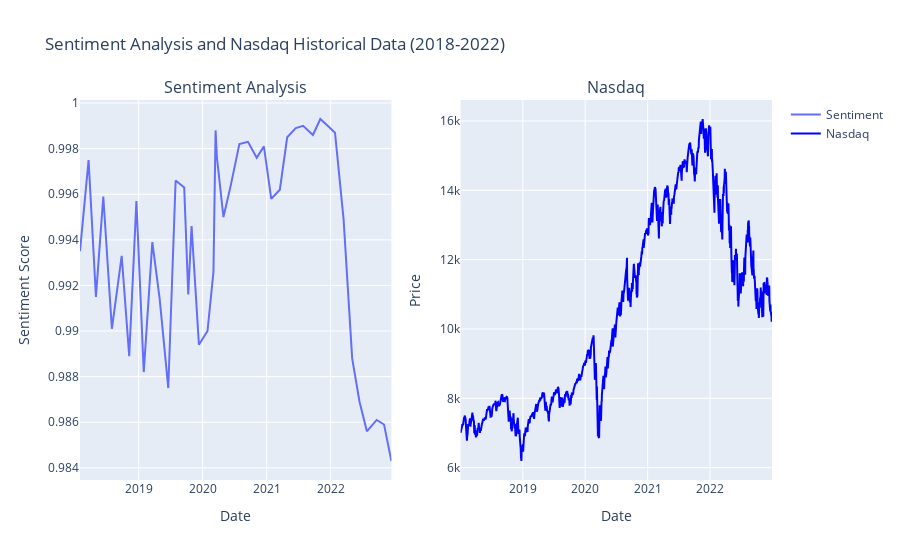

Notebook code for this chart:
### Code cell
fig = make_subplots(rows=1, cols=2, subplot_titles=("Sentiment Analysis", "Nasdaq"))
fig.update_xaxes(title_text="Date")

# Add Sentiment Analysis line chart to the left subplot
fig.add_trace(go.Scatter(x=date_labels, y=sentiments, name="Sentiment", mode="lines"), row=1, col=1)
fig.update_yaxes(title_text="Sentiment Score", row=1, col=1)

# Add Nasdaq line chart to the right subplot
fig.add_trace(go.Scatter(x=nasdaq_data.index, y=nasdaq_data['Close'], name="Nasdaq", mode="lines", line=dict(color='blue')), row=1, col=2)
fig.update_yaxes(title_text="Price", row=1, col=2)

fig.update_layout(title_text="Sentiment Analysis and Nasdaq Historical Data (2018-2022)")

fig.show()

### Figure 1 — Plotly figure (JSON) as saved in the notebook; plotly's stock layout.template omitted (floating-point values rounded to 4 significant figures; data arrays with more than 128 entries replaced by an {"elided": "..."} marker saying what was removed)
{"data": [{"mode": "lines", "name": "Sentiment", "type": "scatter", "x": ["2018-01-31", "2018-03-21", "2018-05-02", "2018-06-13", "2018-08-01", "2018-09-26", "2018-11-08", "2018-12-19", "2019-01-30", "2019-03-20", "2019-05-01", "2019-06-19", "2019-07-31", "2019-09-18", "2019-10-11", "2019-10-30", "2019-12-11", "2020-01-29", "2020-03-03", "2020-03-15", "2020-03-23", "2020-04-29", "2020-06-10", "2020-07-29", "2020-09-16", "2020-11-05", "2020-12-16", "2021-01-27", "2021-03-17", "2021-04-28", "2021-06-16", "2021-07-28", "2021-09-22", "2021-11-03", "2021-12-15", "2022-01-26", "2022-03-16", "2022-05-04", "2022-06-15", "2022-07-27", "2022-09-21", "2022-11-02", "2022-12-14"], "xaxis": "x", "y": [0.9935, 0.9975, 0.9915, 0.9959, 0.9901, 0.9933, 0.9889, 0.9957, 0.9882, 0.9939, 0.9914, 0.9875, 0.9966, 0.9963, 0.9916, 0.9946, 0.9894, 0.99, 0.9926, 0.9988, 0.9976, 0.995, 0.9964, 0.9982, 0.9983, 0.9976, 0.9981, 0.9958, 0.9962, 0.9985, 0.9989, 0.999, 0.9986, 0.9993, 0.999, 0.9987, 0.9949, 0.9888, 0.9869, 0.9856, 0.9861, 0.9859, 0.9843], "yaxis": "y"}, {"line": {"color": "blue"}, "mode": "lines", "name": "Nasdaq", "type": "scatter", "x": {"elided": "1259 str values"}, "xaxis": "x2", "y": {"elided": "1259 float values"}, "yaxis": "y2"}], "layout": {"annotations": [{"font": {"size": 16}, "showarrow": false, "text": "Sentiment Analysis", "x": 0.225, "xanchor": "center", "xref": "paper", "y": 1, "yanchor": "bottom", "yref": "paper"}, {"font": {"size": 16}, "showarrow": false, "text": "Nasdaq", "x": 0.775, "xanchor": "center", "xref": "paper", "y": 1, "yanchor": "bottom", "yref": "paper"}], "title": {"text": "Sentiment Analysis and Nasdaq Historical Data (2018-2022)"}, "xaxis": {"anchor": "y", "domain": [0, 0.45], "title": {"text": "Date"}}, "xaxis2": {"anchor": "y2", "domain": [0.55, 1], "title": {"text": "Date"}}, "yaxis": {"anchor": "x", "domain": [0, 1], "title": {"text": "Sentiment Score"}}, "yaxis2": {"anchor": "x2", "domain": [0, 1], "title": {"text": "Price"}}}}
